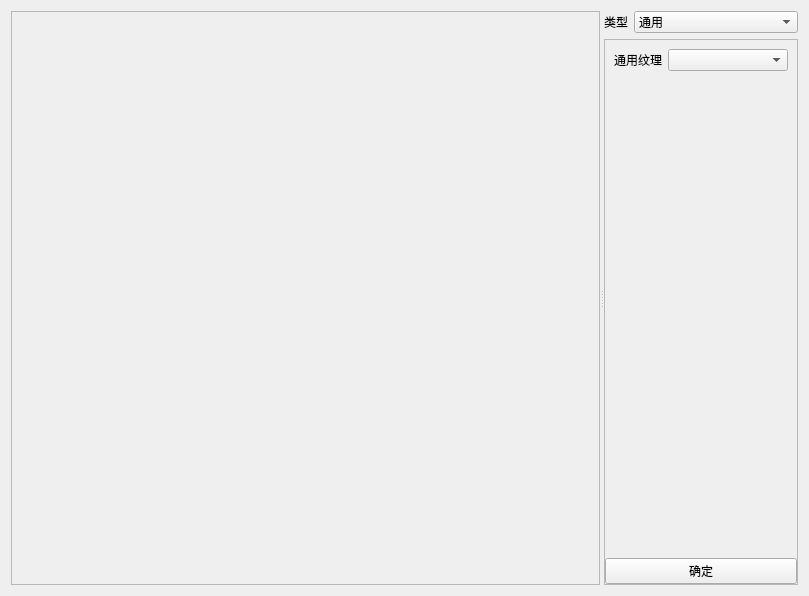
<?xml version="1.0" encoding="UTF-8"?>
<ui version="4.0">
 <class>TextureSetPanel</class>
 <widget class="QWidget" name="TextureSetPanel">
  <property name="geometry">
   <rect>
    <x>0</x>
    <y>0</y>
    <width>809</width>
    <height>596</height>
   </rect>
  </property>
  <property name="windowTitle">
   <string>设置纹理</string>
  </property>
  <layout class="QHBoxLayout" name="horizontalLayout_3">
   <item>
    <widget class="QSplitter" name="splitter">
     <property name="orientation">
      <enum>Qt::Orientation::Horizontal</enum>
     </property>
     <widget class="QFrame" name="frame">
      <property name="sizePolicy">
       <sizepolicy hsizetype="Expanding" vsizetype="Preferred">
        <horstretch>1</horstretch>
        <verstretch>0</verstretch>
       </sizepolicy>
      </property>
      <property name="frameShape">
       <enum>QFrame::Shape::StyledPanel</enum>
      </property>
      <property name="frameShadow">
       <enum>QFrame::Shadow::Raised</enum>
      </property>
      <layout class="QVBoxLayout" name="verticalLayout_2">
       <item>
        <widget class="BoardScene" name="scene" native="true">
         <property name="sizePolicy">
          <sizepolicy hsizetype="MinimumExpanding" vsizetype="Preferred">
           <horstretch>0</horstretch>
           <verstretch>0</verstretch>
          </sizepolicy>
         </property>
         <property name="minimumSize">
          <size>
           <width>400</width>
           <height>0</height>
          </size>
         </property>
        </widget>
       </item>
      </layout>
     </widget>
     <widget class="QWidget" name="verticalLayoutWidget">
      <layout class="QVBoxLayout" name="verticalLayout_3" stretch="0,1">
       <item>
        <layout class="QHBoxLayout" name="horizontalLayout">
         <item>
          <widget class="QLabel" name="label_2">
           <property name="sizePolicy">
            <sizepolicy hsizetype="Fixed" vsizetype="Preferred">
             <horstretch>0</horstretch>
             <verstretch>0</verstretch>
            </sizepolicy>
           </property>
           <property name="text">
            <string>类型</string>
           </property>
          </widget>
         </item>
         <item>
          <widget class="QComboBox" name="typeSelector">
           <item>
            <property name="text">
             <string>通用</string>
            </property>
           </item>
           <item>
            <property name="text">
             <string>模板</string>
            </property>
           </item>
          </widget>
         </item>
        </layout>
       </item>
       <item>
        <widget class="QFrame" name="frame_2">
         <property name="frameShape">
          <enum>QFrame::Shape::StyledPanel</enum>
         </property>
         <property name="frameShadow">
          <enum>QFrame::Shadow::Raised</enum>
         </property>
         <layout class="QVBoxLayout" name="verticalLayout">
          <property name="leftMargin">
           <number>0</number>
          </property>
          <property name="topMargin">
           <number>0</number>
          </property>
          <property name="rightMargin">
           <number>0</number>
          </property>
          <property name="bottomMargin">
           <number>0</number>
          </property>
          <item>
           <widget class="QStackedWidget" name="pages">
            <property name="currentIndex">
             <number>0</number>
            </property>
            <widget class="QWidget" name="pageGeneral">
             <layout class="QVBoxLayout" name="verticalLayout_5">
              <property name="leftMargin">
               <number>9</number>
              </property>
              <property name="topMargin">
               <number>9</number>
              </property>
              <property name="rightMargin">
               <number>9</number>
              </property>
              <property name="bottomMargin">
               <number>9</number>
              </property>
              <item>
               <layout class="QHBoxLayout" name="horizontalLayout_2">
                <item>
                 <widget class="QLabel" name="label_3">
                  <property name="sizePolicy">
                   <sizepolicy hsizetype="Fixed" vsizetype="Preferred">
                    <horstretch>0</horstretch>
                    <verstretch>0</verstretch>
                   </sizepolicy>
                  </property>
                  <property name="text">
                   <string>通用纹理</string>
                  </property>
                 </widget>
                </item>
                <item>
                 <widget class="QComboBox" name="textureSelector"/>
                </item>
               </layout>
              </item>
              <item>
               <spacer name="verticalSpacer">
                <property name="orientation">
                 <enum>Qt::Orientation::Vertical</enum>
                </property>
                <property name="sizeHint" stdset="0">
                 <size>
                  <width>20</width>
                  <height>40</height>
                 </size>
                </property>
               </spacer>
              </item>
             </layout>
            </widget>
            <widget class="QWidget" name="pageTemplate">
             <layout class="QVBoxLayout" name="verticalLayout_4">
              <item>
               <layout class="QFormLayout" name="formLayout">
                <property name="leftMargin">
                 <number>6</number>
                </property>
                <property name="topMargin">
                 <number>6</number>
                </property>
                <property name="rightMargin">
                 <number>6</number>
                </property>
                <property name="bottomMargin">
                 <number>6</number>
                </property>
                <item row="0" column="0">
                 <widget class="QLabel" name="Label">
                  <property name="text">
                   <string>面板</string>
                  </property>
                 </widget>
                </item>
                <item row="0" column="1">
                 <widget class="QComboBox" name="templateSelector"/>
                </item>
                <item row="2" column="0">
                 <widget class="QLabel" name="Label_2">
                  <property name="text">
                   <string>文本</string>
                  </property>
                 </widget>
                </item>
                <item row="2" column="1">
                 <widget class="QLineEdit" name="textInput"/>
                </item>
                <item row="1" column="0">
                 <widget class="QLabel" name="label">
                  <property name="text">
                   <string>输入类型</string>
                  </property>
                 </widget>
                </item>
                <item row="1" column="1">
                 <widget class="QLineEdit" name="inputHint">
                  <property name="readOnly">
                   <bool>true</bool>
                  </property>
                 </widget>
                </item>
               </layout>
              </item>
             </layout>
            </widget>
           </widget>
          </item>
          <item>
           <widget class="QPushButton" name="confirmBtn">
            <property name="text">
             <string>确定</string>
            </property>
           </widget>
          </item>
         </layout>
        </widget>
       </item>
      </layout>
     </widget>
    </widget>
   </item>
  </layout>
 </widget>
 <customwidgets>
  <customwidget>
   <class>BoardScene</class>
   <extends>QWidget</extends>
   <header location="global">win/scene/BoardScene.hpp</header>
   <container>1</container>
  </customwidget>
 </customwidgets>
 <resources/>
 <connections/>
</ui>
